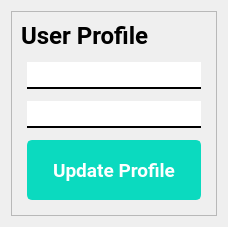
      <widget class="QWidget" name="userProfile">
       <layout class="QGridLayout" name="gridLayout_21">
        <item row="0" column="0">
         <widget class="QFrame" name="frame_39">
          <property name="frameShape">
           <enum>QFrame::StyledPanel</enum>
          </property>
          <property name="frameShadow">
           <enum>QFrame::Raised</enum>
          </property>
          <layout class="QGridLayout" name="gridLayout_33">
           <item row="1" column="0" colspan="2">
            <widget class="QFrame" name="frame_45">
             <property name="frameShape">
              <enum>QFrame::StyledPanel</enum>
             </property>
             <property name="frameShadow">
              <enum>QFrame::Raised</enum>
             </property>
            </widget>
           </item>
           <item row="7" column="1">
            <widget class="QFrame" name="frame_42">
             <property name="frameShape">
              <enum>QFrame::StyledPanel</enum>
             </property>
             <property name="frameShadow">
              <enum>QFrame::Raised</enum>
             </property>
            </widget>
           </item>
           <item row="3" column="1">
            <widget class="QFrame" name="frame_46">
             <property name="maximumSize">
              <size>
               <width>50</width>
               <height>50</height>
              </size>
             </property>
             <property name="frameShape">
              <enum>QFrame::StyledPanel</enum>
             </property>
             <property name="frameShadow">
              <enum>QFrame::Raised</enum>
             </property>
            </widget>
           </item>
           <item row="4" column="2">
            <widget class="QFrame" name="frame_43">
             <property name="frameShape">
              <enum>QFrame::StyledPanel</enum>
             </property>
             <property name="frameShadow">
              <enum>QFrame::Raised</enum>
             </property>
            </widget>
           </item>
           <item row="0" column="2">
            <widget class="QFrame" name="frame_41">
             <property name="frameShape">
              <enum>QFrame::StyledPanel</enum>
             </property>
             <property name="frameShadow">
              <enum>QFrame::Raised</enum>
             </property>
            </widget>
           </item>
           <item row="2" column="0" rowspan="5">
            <widget class="QFrame" name="frame_44">
             <property name="frameShape">
              <enum>QFrame::StyledPanel</enum>
             </property>
             <property name="frameShadow">
              <enum>QFrame::Raised</enum>
             </property>
            </widget>
           </item>
           <item row="2" column="1">
            <widget class="QLineEdit" name="userProfileName">
             <property name="maximumSize">
              <size>
               <width>500</width>
               <height>16777215</height>
              </size>
             </property>
             <property name="font">
              <font>
               <family>Roboto</family>
               <pointsize>14</pointsize>
               <weight>75</weight>
               <bold>true</bold>
              </font>
             </property>
             <property name="styleSheet">
              <string notr="true">border:none;
border-bottom:2px solid black;</string>
             </property>
             <property name="text">
              <string/>
             </property>
            </widget>
           </item>
           <item row="0" column="0" colspan="2">
            <widget class="QLabel" name="label_35">
             <property name="maximumSize">
              <size>
               <width>16777215</width>
               <height>60</height>
              </size>
             </property>
             <property name="font">
              <font>
               <family>Roboto</family>
               <pointsize>18</pointsize>
               <weight>75</weight>
               <bold>true</bold>
              </font>
             </property>
             <property name="text">
              <string>User Profile</string>
             </property>
            </widget>
           </item>
           <item row="4" column="1">
            <widget class="QLineEdit" name="userProfilePassword">
             <property name="maximumSize">
              <size>
               <width>500</width>
               <height>16777215</height>
              </size>
             </property>
             <property name="font">
              <font>
               <family>Roboto</family>
               <pointsize>14</pointsize>
               <weight>75</weight>
               <bold>true</bold>
              </font>
             </property>
             <property name="styleSheet">
              <string notr="true">border:none;
border-bottom:2px solid black;</string>
             </property>
             <property name="text">
              <string/>
             </property>
            </widget>
           </item>
           <item row="6" column="1">
            <widget class="QPushButton" name="updateProfileBtn">
             <property name="minimumSize">
              <size>
               <width>0</width>
               <height>60</height>
              </size>
             </property>
             <property name="maximumSize">
              <size>
               <width>500</width>
               <height>16777215</height>
              </size>
             </property>
             <property name="font">
              <font>
               <family>Roboto</family>
               <pointsize>14</pointsize>
               <weight>75</weight>
               <bold>true</bold>
              </font>
             </property>
             <property name="styleSheet">
              <string notr="true">/* Normal state styling */
QPushButton#updateProfileBtn {
    color: white;
    background: #0BDABF;
    border: 2px solid #0BDABF;
    border-radius: 5px;
    padding: 5px 10px;
}

/* Hover state styling */
QPushButton#updateProfileBtn:hover {
    background: #08A79D; /* Change the color for hover effect */
}

/* Advanced styling */
QPushButton#updateProfileBtn:pressed {
    background: #067267; /* Change the color for pressed effect */
    border: 2px solid #067267;
}

/* Add any other advanced styling here */

</string>
             </property>
             <property name="text">
              <string>Update Profile</string>
             </property>
            </widget>
           </item>
           <item row="5" column="1">
            <widget class="QFrame" name="frame_47">
             <property name="maximumSize">
              <size>
               <width>16777215</width>
               <height>50</height>
              </size>
             </property>
             <property name="frameShape">
              <enum>QFrame::StyledPanel</enum>
             </property>
             <property name="frameShadow">
              <enum>QFrame::Raised</enum>
             </property>
            </widget>
           </item>
          </layout>
         </widget>
        </item>
       </layout>
      </widget>
